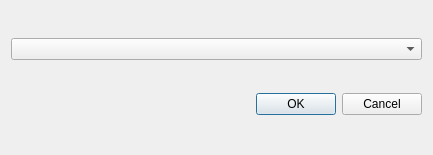
<?xml version="1.0" encoding="UTF-8"?>
<ui version="4.0">
 <class>report_type_dialog</class>
 <widget class="QDialog" name="report_type_dialog">
  <property name="geometry">
   <rect>
    <x>0</x>
    <y>0</y>
    <width>433</width>
    <height>155</height>
   </rect>
  </property>
  <property name="windowTitle">
   <string>Report Type</string>
  </property>
  <layout class="QVBoxLayout" name="verticalLayout">
   <item>
    <widget class="QComboBox" name="report_type_combobox"/>
   </item>
   <item>
    <widget class="QDialogButtonBox" name="buttonBox">
     <property name="orientation">
      <enum>Qt::Horizontal</enum>
     </property>
     <property name="standardButtons">
      <set>QDialogButtonBox::Cancel|QDialogButtonBox::Ok</set>
     </property>
    </widget>
   </item>
  </layout>
 </widget>
 <resources/>
 <connections>
  <connection>
   <sender>buttonBox</sender>
   <signal>accepted()</signal>
   <receiver>report_type_dialog</receiver>
   <slot>accept()</slot>
   <hints>
    <hint type="sourcelabel">
     <x>248</x>
     <y>254</y>
    </hint>
    <hint type="destinationlabel">
     <x>157</x>
     <y>274</y>
    </hint>
   </hints>
  </connection>
  <connection>
   <sender>buttonBox</sender>
   <signal>rejected()</signal>
   <receiver>report_type_dialog</receiver>
   <slot>reject()</slot>
   <hints>
    <hint type="sourcelabel">
     <x>316</x>
     <y>260</y>
    </hint>
    <hint type="destinationlabel">
     <x>286</x>
     <y>274</y>
    </hint>
   </hints>
  </connection>
 </connections>
</ui>
